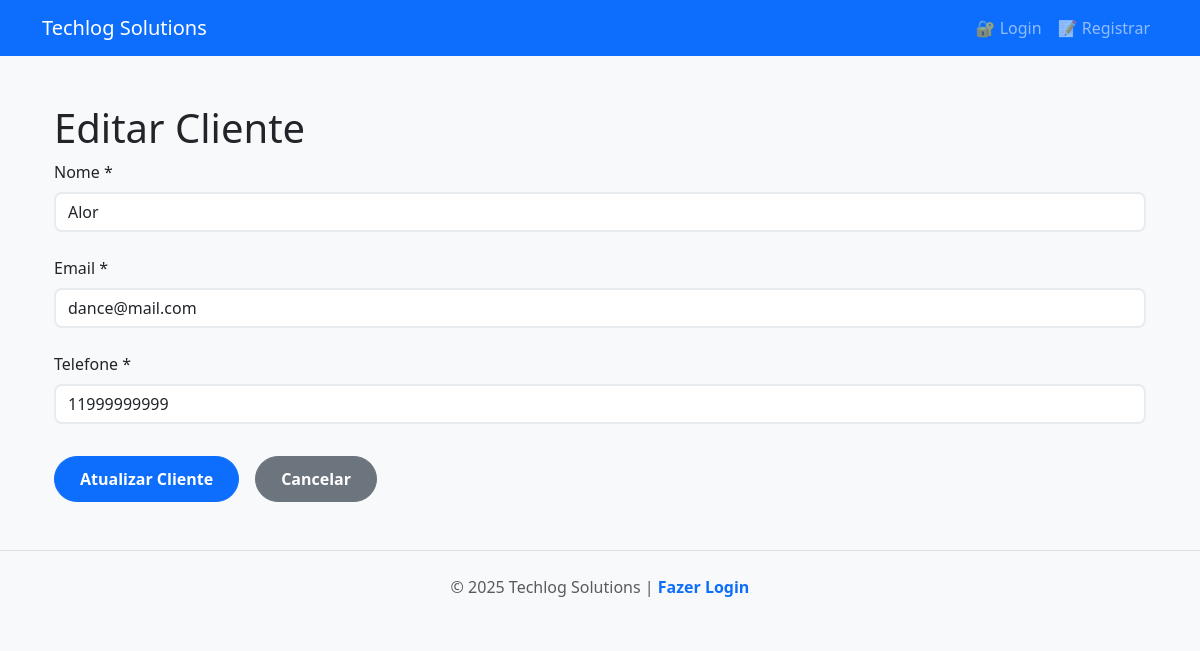
Screenshot of /clientes/3 with the database file from the repository.
### tables this page shows
CREATE TABLE clientes (
                    id INTEGER PRIMARY KEY AUTOINCREMENT,
                    nome TEXT NOT NULL,
                    email TEXT NOT NULL,
                    telefone TEXT NOT NULL
                );

### src/router/cliente.py (the view)
@front_router.get("/{client_id}", response_class=HTMLResponse)
async def front_page_cliente(client_id: int, request: Request, cliente_repository: Annotated['ClientRepository', Depends(get_client_repository)]):
    cliente = await cliente_repository.get_client_by_id(client_id)
    if not cliente:
        raise HTTPException(status_code=404, detail="Cliente não encontrado")
    return templates.TemplateResponse(
        request=request,
        name="clientes-form.html",
        context={
            "request": request,
            "cliente": cliente,
            "titulo": f"Detalhes do Cliente {cliente.nome}",
            "descricao": f"Informações detalhadas sobre o cliente {cliente.nome}.",
        },
    )

### templates/clientes-form.html (shortened to what this page needs)
{% extends "base.html" %}
{% block conteudo %}
<div class="container">
    <h1>{{ 'Editar' if cliente else 'Cadastrar Novo' }} Cliente {{cliente_id}}</h1>
    <form id="formCliente" class="form-cliente">
        <div class="form-group">
            <label for="nome">Nome *</label>
            <input type="text" id="nome" name="nome" class="form-control" value="{{ cliente.nome if cliente else '' }}" required>
        </div>
        <div class="form-group">
            <label for="email">Email *</label>
            <input type="email" id="email" name="email" class="form-control" value="{{ cliente.email if cliente else '' }}" required>
        </div>
        <div class="form-group">
            <label for="telefone">Telefone *</label>
            <input type="tel" id="telefone" name="telefone" class="form-control" placeholder="(00) 00000-0000" value="{{ cliente.telefone if cliente else '' }}" required>
        </div>
        <div class="form-actions">
            <button type="submit" class="btn btn-primary">{{ 'Atualizar' if cliente else 'Cadastrar' }} Cliente</button>
            <a href="/clientes" class="btn btn-secondary">Cancelar</a>
        </div>
    </form>
</div>
{% endblock %}

### static/css/style.css (style rules this page uses)
:root { --primary-color: #0d6efd; --secondary-color: #6c757d; --success-color: #198754; --danger-color: #dc3545; --warning-color: #ffc107; --info-color: #0dcaf0; --light-bg: #f8f9fa; --dark-text: #212529; --border-radius: 8px; --transition: all 0.3s ease; }
body { font-family: 'Segoe UI', Tahoma, Geneva, Verdana, sans-serif; background-color: var(--light-bg); color: var(--dark-text); }
.btn { border-radius: 50px; padding: 10px 25px; font-weight: 600; transition: var(--transition); }
.form-control, .form-select { border-radius: var(--border-radius); border: 2px solid #e9ecef; transition: var(--transition); }
.form-group { margin-bottom: 1.5rem; }
.form-group label { display: block; margin-bottom: 0.5rem; font-weight: 500; }
.form-actions { margin-top: 2rem; display: flex; gap: 1rem; }

### rows the page displays
clientes: nome "Alor", email "dance@mail.com", telefone "11999999999"

### other values shown
{{ 'Editar' if cliente else 'Cadastrar Novo' }} "Editar"
{{ 'Atualizar' if cliente else 'Cadastrar' }} "Atualizar"
